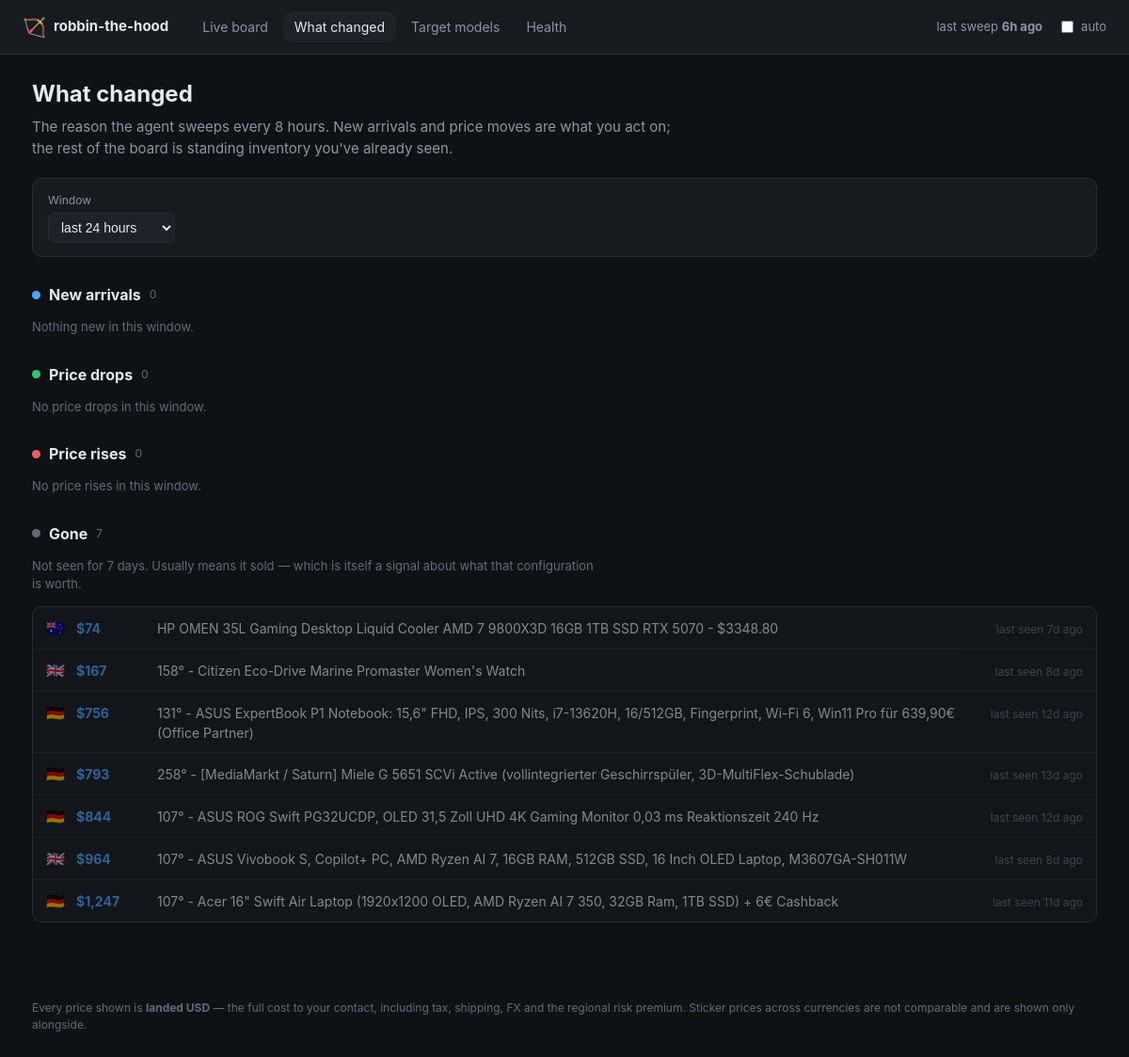
/changes, run on an earlier commit of the app's database.
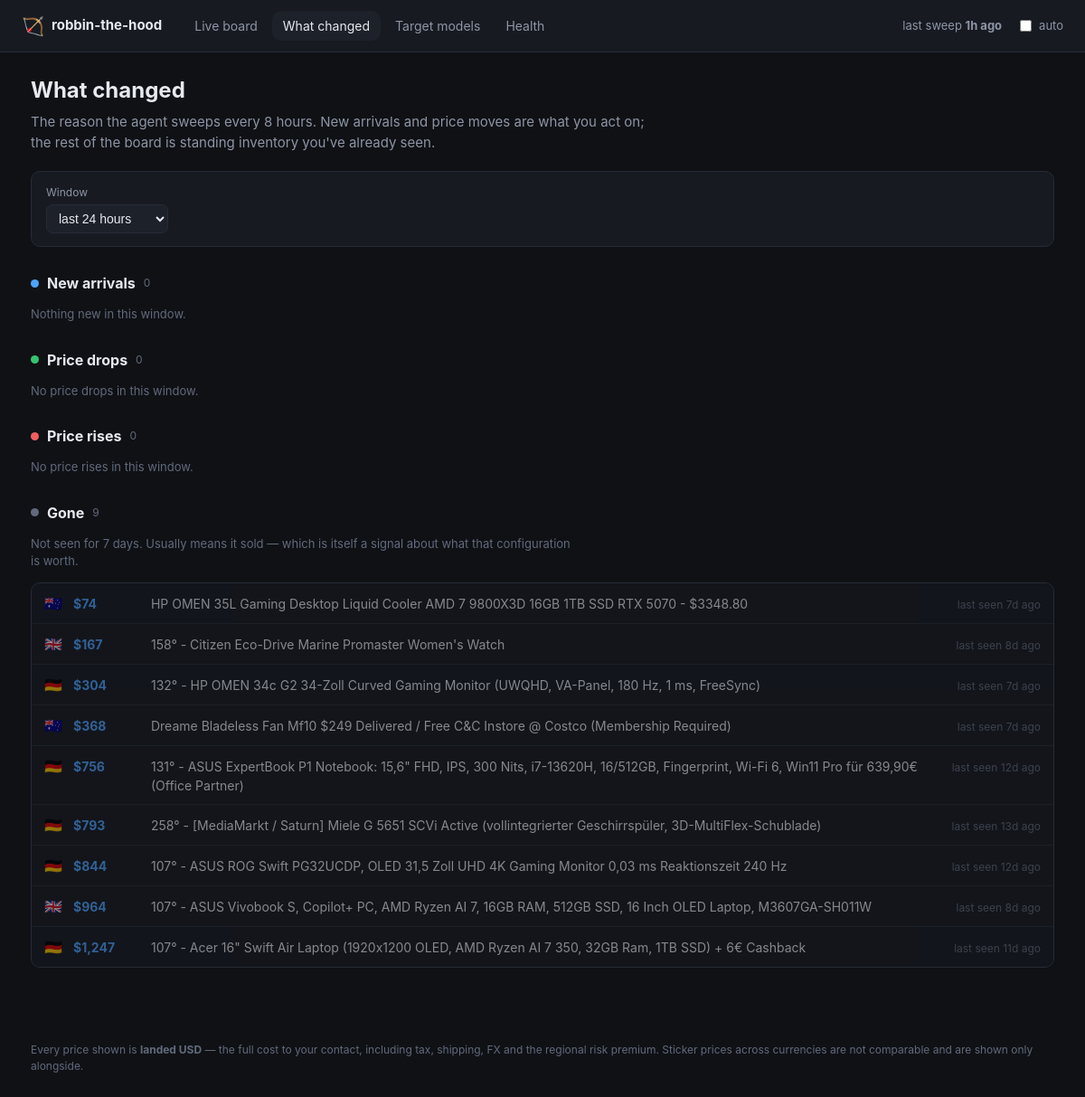
And on a later commit of the database.
### tables this page shows
CREATE TABLE listings (
    fingerprint     TEXT PRIMARY KEY,
    source          TEXT NOT NULL,
    listing_id      TEXT,
    title           TEXT NOT NULL,
    url             TEXT,
    region          TEXT NOT NULL,
    currency        TEXT NOT NULL,
    sticker_local   REAL,
    landed_usd      REAL,
    -- The FX rate is stored per listing so a comparison made weeks from now
    -- against today's record is still honest.
    fx_rate         REAL,
    fx_source       TEXT,
    fx_fetched_at   TEXT,
    score           REAL,
    model_key       TEXT,
    condition       TEXT,
    seller_name     TEXT,
    flags           TEXT,
    reject_reasons  TEXT,
    first_seen      TEXT NOT NULL,
    last_seen       TEXT NOT NULL,
    status          TEXT NOT NULL DEFAULT 'active'
, spec_line TEXT, score_breakdown TEXT, landed_explain TEXT);

### dashboard.py (the view)
@app.route("/changes")
def changes():
    hours = int(request.args.get("hours", 24))
    config = _config()
    with _open() as store:
        data = recent_changes(store, config, hours=hours)
        latest_run = store.latest_run_at()
    return render_template(
        "changes.html", changes=data, hours=hours, latest_run=latest_run,
        now=datetime.now(timezone.utc), active="changes",
        static_export=_static_export(),
    )

### dashboard.py (called while the page is built)
def _open():
    return Store(app.config["DEALS_DB"])

def _static_export() -> bool:
    return bool(app.config.get("STATIC_EXPORT"))

def _config():
    if app.config["DEALS_CONFIG"] is None:
        app.config["DEALS_CONFIG"] = load_config()
    return app.config["DEALS_CONFIG"]

@app.template_filter("money")
def money(value) -> str:
    return "—" if value is None else f"${value:,.0f}"

@app.template_filter("ago")
def ago(moment) -> str:
    if moment is None:
        return "never"
    delta = datetime.now(timezone.utc) - moment
    minutes = int(delta.total_seconds() // 60)
    if minutes < 1:
        return "just now"
    if minutes < 60:
        return f"{minutes}m ago"
    if minutes < 2880:
        return f"{minutes // 60}h ago"
    return f"{minutes // 1440}d ago"

### dealhunter/config.py (called while the page is built)
    def region(self, code: Region) -> RegionConfig:
        try:
            return self.regions[code]
        except KeyError as exc:  # pragma: no cover - config error, fails loudly
            raise KeyError(f"Region {code} is missing from config.yaml") from exc

### dealhunter/store.py (called while the page is built)
    def __enter__(self) -> "Store":
        return self

    def __exit__(self, *exc_info) -> None:
        self.close()

### templates/changes.html (shortened to what this page needs)
{% extends "base.html" %}
{% block content %}
<div class="pagehead">
  <h1>What changed</h1>
  <p class="sub">
    The reason the agent sweeps every 8 hours. New arrivals and price moves are
    what you act on; the rest of the board is standing inventory you've already
    seen.
  </p>
</div>
<form class="filters" method="get">
  <label>Window
    <select name="hours" onchange="this.form.submit()">
      <option value="24"  {{ 'selected' if hours == 24 }}>last 24 hours</option>
    </select>
  </label>
</form>
<section class="changeblock">
  <h2><span class="dot new"></span> New arrivals
    <span class="n">{{ changes.new | length }}</span></h2>
  {% if changes.new %}
    <ul class="changes">
      {% for c in changes.new %}
        <li>
          <span class="flagicon">{{ c.region_flag }}</span>
          <span class="amount">{{ c.landed_usd | money }}</span>
          <a href="{{ c.url }}" target="_blank" rel="noopener">{{ c.title }}</a>
          <span class="when"><time datetime="{{ c.when.isoformat() }}">{{ c.when | ago }}</time></span>
        </li>
      {% endfor %}
    </ul>
  {% else %}
    <p class="none">Nothing new in this window.</p>
  {% endif %}
</section>
<section class="changeblock">
  <h2><span class="dot drop"></span> Price drops
    <span class="n">{{ changes.drops | length }}</span></h2>
  {% if changes.drops %}
    <ul class="changes">
      {% for c in changes.drops %}
        <li>
          <span class="flagicon">{{ c.region_flag }}</span>
          <span class="amount">{{ c.landed_usd | money }}</span>
          <span class="delta down">{{ c.delta | signed }} ({{ '%.1f' % c.percent }}%)</span>
          <a href="{{ c.url }}" target="_blank" rel="noopener">{{ c.title }}</a>
          <span class="when"><time datetime="{{ c.when.isoformat() }}">{{ c.when | ago }}</time></span>
        </li>
      {% endfor %}
    </ul>
  {% else %}
    <p class="none">No price drops in this window.</p>
  {% endif %}
</section>
<section class="changeblock">
  <h2><span class="dot rise"></span> Price rises
    <span class="n">{{ changes.rises | length }}</span></h2>
  {% if changes.rises %}
    <ul class="changes">
      {% for c in changes.rises %}
        <li>
          <span class="flagicon">{{ c.region_flag }}</span>
          <span class="amount">{{ c.landed_usd | money }}</span>
          <span class="delta up">{{ c.delta | signed }} ({{ '%.1f' % c.percent }}%)</span>
          <a href="{{ c.url }}" target="_blank" rel="noopener">{{ c.title }}</a>
          <span class="when"><time datetime="{{ c.when.isoformat() }}">{{ c.when | ago }}</time></span>
        </li>
      {% endfor %}
    </ul>
  {% else %}
    <p class="none">No price rises in this window.</p>
  {% endif %}
</section>
<section class="changeblock">
  <h2><span class="dot gone"></span> Gone
    <span class="n">{{ changes.gone | length }}</span></h2>
  <p class="hint">
    Not seen for 7 days. Usually means it sold — which is itself a signal about
    what that configuration is worth.
  </p>
  {% if changes.gone %}
    <ul class="changes">
      {% for c in changes.gone %}
        <li class="faded">
          <span class="flagicon">{{ c.region_flag }}</span>
          <span class="amount">{{ c.landed_usd | money }}</span>
          <span>{{ c.title }}</span>
          <span class="when">last seen <time datetime="{{ c.when.isoformat() }}">{{ c.when | ago }}</time></span>
        </li>
      {% endfor %}
    </ul>
  {% else %}
    <p class="none">Nothing has dropped off recently.</p>
  {% endif %}
</section>
{% endblock %}

What changed in the data, as far as the page shows it:
now on this page (row edited): listings: region_flag "🇩🇪", landed_usd "$304", title "132° - HP OMEN 34c G2 34-Zoll Curved Gaming Monitor (UWQHD, VA-Panel, 180 Hz, 1 ms, FreeSync)", when|ago "7d ago"
now on this page (row edited): listings: region_flag "🇦🇺", landed_usd "$368", title "Dreame Bladeless Fan Mf10 $249 Delivered / Free C&C Instore @ Costco (Membership Required)", when|ago "7d ago"
Also different on the page:
{{ latest_run | ago }}: "6h ago" → "1h ago"
{{ changes.gone | length }}: "7" → "9"
